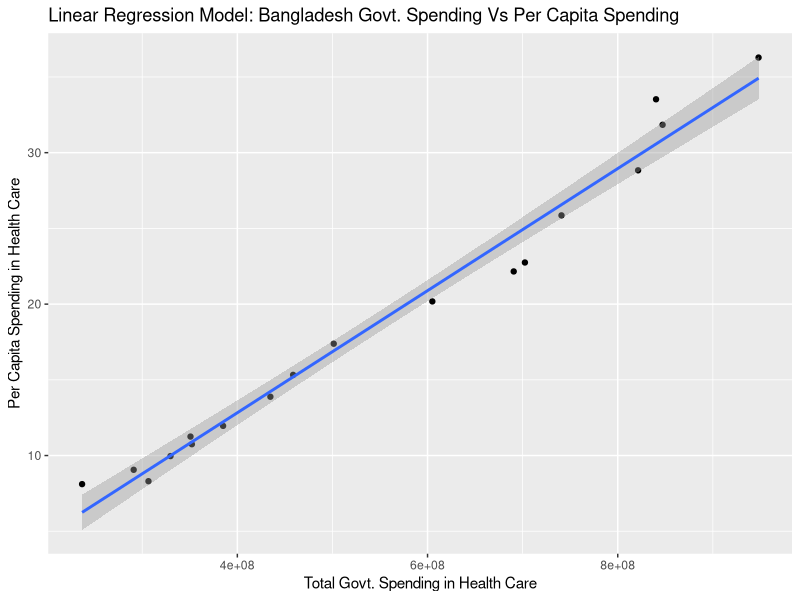

Generate this figure with R:
##Correlation between Health Care spending per capita Vs Govt Spending on Healthcare(% of total health expenditure)

library(dplyr)
library(ggplot2)
library(Cairo)

data <- read.csv("corrdata2.csv")

data <- tbl_df(data)
data$govspending <- as.numeric(data$govspending)
  
cor <- cor(data$adjust_percap, data$govspending)

lmodel <- lm(data$adjust_percap ~ data$govspending)
modelsummary <- summary(lmodel)
modelcoeffs <- modelsummary$coefficients
beta.estimate <- modelcoeffs["data$govspending", "Estimate"]
std.error <- modelcoeffs["data$govspending", "Std. Error"]
t_value <- beta.estimate/std.error  # calc t statistic
p_value <- 2*pt(-abs(t_value), df=nrow(data)-ncol(data))  # calc p Value

g <- ggplot(data, aes(govspending, percapita.))

CairoPNG("lmplot1.png", widht = 800, height = 500)
g + geom_point() + geom_smooth(method = "lm") + labs(x = "Total Govt. Spending in Health Care", y = "Per Capita Spending in Health Care", title = "Linear Regression Model: Bangladesh Govt. Spending Vs Per Capita Spending")
dev.off()
